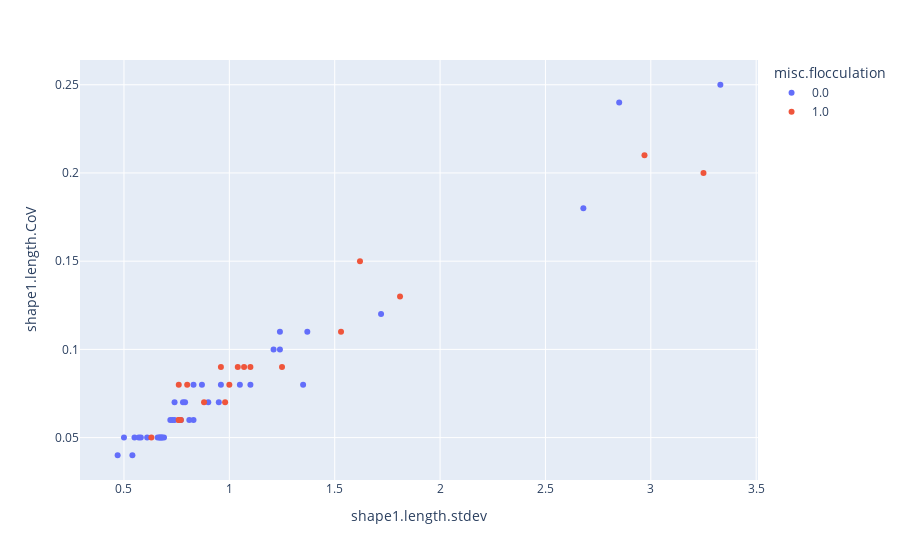

The code cell stored with this chart in its notebook:
### Code cell
#"shape1.lengthtype.liquid"
#'smgrowth.H2O2.3.mM'
# 'lmgrowth.emm2.dM.dT.best'
strain_table_subset['misc.flocculation'] = strain_table_subset['misc.flocculation'].astype('string')
fig = px.scatter(strain_table_subset, x='shape1.length.stdev', y='shape1.length.CoV', color='misc.flocculation',
                 hover_data=['strain'])
fig.show()

### Figure 1 — Plotly figure (JSON) as saved in the notebook; plotly's stock layout.template omitted (floating-point values rounded to 4 significant figures)
{"data": [{"customdata": [["JB1110"], ["JB1117"], ["JB1154"], ["JB1171"], ["JB1174"], ["JB1180"], ["JB1197"], ["JB1205"], ["JB1206"], ["JB1207"], ["JB22"], ["JB4"], ["JB758"], ["JB760"], ["JB840"], ["JB845"], ["JB846"], ["JB848"], ["JB853"], ["JB854"], ["JB862"], ["JB864"], ["JB875"], ["JB879"], ["JB884"], ["JB899"], ["JB900"], ["JB902"], ["JB910"], ["JB916"], ["JB917"], ["JB918"], ["JB929"], ["JB934"], ["JB938"], ["JB939"], ["JB942"], ["JB953"]], "hovertemplate": "misc.flocculation=0.0<br>shape1.length.stdev=%{x}<br>shape1.length.CoV=%{y}<br>strain=%{customdata[0]}<extra></extra>", "legendgroup": "0.0", "marker": {"color": "#636efa", "symbol": "circle"}, "mode": "markers", "name": "0.0", "orientation": "v", "showlegend": true, "type": "scatter", "x": [1.35, 1.24, 0.83, 0.73, 1.37, 1.05, 3.33, 0.47, 0.66, 2.68, 0.67, 0.72, 0.54, 0.55, 0.61, 1.1, 0.58, 0.83, 0.5, 0.69, 0.57, 0.96, 0.74, 0.81, 0.79, 0.74, 0.9, 0.68, 1.21, 2.85, 1.72, 0.67, 1.24, 0.77, 0.68, 0.87, 0.78, 0.95], "xaxis": "x", "y": [0.08, 0.1, 0.08, 0.06, 0.11, 0.08, 0.25, 0.04, 0.05, 0.18, 0.05, 0.06, 0.04, 0.05, 0.05, 0.08, 0.05, 0.06, 0.05, 0.05, 0.05, 0.08, 0.06, 0.06, 0.07, 0.07, 0.07, 0.05, 0.1, 0.24, 0.12, 0.05, 0.11, 0.06, 0.05, 0.08, 0.07, 0.07], "yaxis": "y"}, {"customdata": [["JB762"], ["JB837"], ["JB838"], ["JB841"], ["JB842"], ["JB852"], ["JB858"], ["JB869"], ["JB870"], ["JB871"], ["JB872"], ["JB873"], ["JB874"], ["JB878"], ["JB913"], ["JB914"], ["JB930"], ["JB931"], ["JB943"]], "hovertemplate": "misc.flocculation=1.0<br>shape1.length.stdev=%{x}<br>shape1.length.CoV=%{y}<br>strain=%{customdata[0]}<extra></extra>", "legendgroup": "1.0", "marker": {"color": "#EF553B", "symbol": "circle"}, "mode": "markers", "name": "1.0", "orientation": "v", "showlegend": true, "type": "scatter", "x": [0.77, 0.76, 1.1, 0.76, 0.98, 3.25, 0.76, 1.53, 1.62, 1.25, 1.04, 0.63, 0.96, 1.81, 1, 2.97, 0.8, 0.88, 1.07], "xaxis": "x", "y": [0.06, 0.08, 0.09, 0.06, 0.07, 0.2, 0.06, 0.11, 0.15, 0.09, 0.09, 0.05, 0.09, 0.13, 0.08, 0.21, 0.08, 0.07, 0.09], "yaxis": "y"}], "layout": {"autosize": true, "legend": {"title": {"text": "misc.flocculation"}, "tracegroupgap": 0}, "margin": {"t": 60}, "xaxis": {"anchor": "y", "autorange": true, "domain": [0, 1], "range": [0.3, 3.5], "title": {"text": "shape1.length.stdev"}, "type": "linear"}, "yaxis": {"anchor": "x", "autorange": true, "domain": [0, 1], "range": [0.02511, 0.2649], "title": {"text": "shape1.length.CoV"}, "type": "linear"}}}
